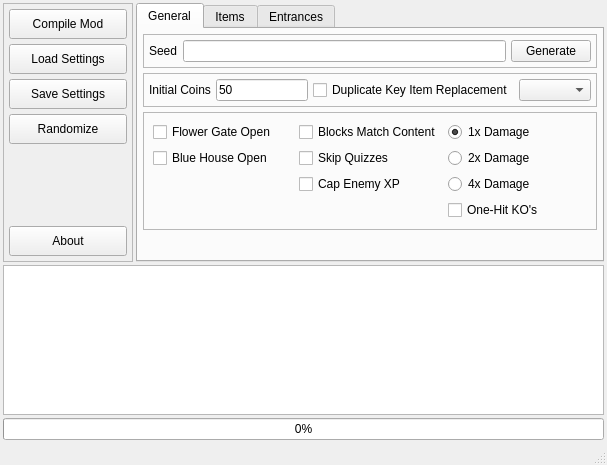
<?xml version="1.0" encoding="UTF-8"?>
<ui version="4.0">
 <class>MainWindow</class>
 <widget class="QMainWindow" name="MainWindow">
  <property name="geometry">
   <rect>
    <x>0</x>
    <y>0</y>
    <width>607</width>
    <height>465</height>
   </rect>
  </property>
  <property name="sizePolicy">
   <sizepolicy hsizetype="Maximum" vsizetype="Maximum">
    <horstretch>0</horstretch>
    <verstretch>0</verstretch>
   </sizepolicy>
  </property>
  <property name="windowTitle">
   <string>MainWindow</string>
  </property>
  <widget class="QWidget" name="centralwidget">
   <layout class="QFormLayout" name="formLayout">
    <property name="horizontalSpacing">
     <number>3</number>
    </property>
    <property name="verticalSpacing">
     <number>3</number>
    </property>
    <property name="leftMargin">
     <number>3</number>
    </property>
    <property name="topMargin">
     <number>3</number>
    </property>
    <property name="rightMargin">
     <number>3</number>
    </property>
    <property name="bottomMargin">
     <number>3</number>
    </property>
    <item row="0" column="0">
     <widget class="QFrame" name="frame_dev">
      <property name="minimumSize">
       <size>
        <width>130</width>
        <height>0</height>
       </size>
      </property>
      <property name="frameShape">
       <enum>QFrame::StyledPanel</enum>
      </property>
      <property name="frameShadow">
       <enum>QFrame::Raised</enum>
      </property>
      <layout class="QVBoxLayout" name="verticalLayout">
       <property name="spacing">
        <number>5</number>
       </property>
       <property name="leftMargin">
        <number>5</number>
       </property>
       <property name="topMargin">
        <number>5</number>
       </property>
       <property name="rightMargin">
        <number>5</number>
       </property>
       <property name="bottomMargin">
        <number>5</number>
       </property>
       <item>
        <widget class="QPushButton" name="button_compile">
         <property name="minimumSize">
          <size>
           <width>0</width>
           <height>30</height>
          </size>
         </property>
         <property name="layoutDirection">
          <enum>Qt::RightToLeft</enum>
         </property>
         <property name="text">
          <string>Compile Mod</string>
         </property>
        </widget>
       </item>
       <item>
        <widget class="QPushButton" name="button_load_settings">
         <property name="minimumSize">
          <size>
           <width>0</width>
           <height>30</height>
          </size>
         </property>
         <property name="layoutDirection">
          <enum>Qt::RightToLeft</enum>
         </property>
         <property name="text">
          <string>Load Settings</string>
         </property>
        </widget>
       </item>
       <item>
        <widget class="QPushButton" name="button_save_settings">
         <property name="minimumSize">
          <size>
           <width>0</width>
           <height>30</height>
          </size>
         </property>
         <property name="layoutDirection">
          <enum>Qt::RightToLeft</enum>
         </property>
         <property name="text">
          <string>Save Settings</string>
         </property>
        </widget>
       </item>
       <item>
        <widget class="QPushButton" name="button_randomize">
         <property name="sizePolicy">
          <sizepolicy hsizetype="Minimum" vsizetype="Fixed">
           <horstretch>0</horstretch>
           <verstretch>0</verstretch>
          </sizepolicy>
         </property>
         <property name="minimumSize">
          <size>
           <width>0</width>
           <height>30</height>
          </size>
         </property>
         <property name="layoutDirection">
          <enum>Qt::RightToLeft</enum>
         </property>
         <property name="text">
          <string>Randomize</string>
         </property>
        </widget>
       </item>
       <item>
        <spacer name="verticalSpacer">
         <property name="orientation">
          <enum>Qt::Vertical</enum>
         </property>
         <property name="sizeHint" stdset="0">
          <size>
           <width>20</width>
           <height>176</height>
          </size>
         </property>
        </spacer>
       </item>
       <item>
        <widget class="QPushButton" name="button_about">
         <property name="minimumSize">
          <size>
           <width>0</width>
           <height>30</height>
          </size>
         </property>
         <property name="layoutDirection">
          <enum>Qt::RightToLeft</enum>
         </property>
         <property name="text">
          <string>About</string>
         </property>
        </widget>
       </item>
      </layout>
     </widget>
    </item>
    <item row="0" column="1">
     <widget class="QTabWidget" name="tabwidget">
      <property name="currentIndex">
       <number>0</number>
      </property>
      <widget class="QWidget" name="tab_general">
       <attribute name="title">
        <string>General</string>
       </attribute>
       <layout class="QVBoxLayout" name="verticalLayout_3">
        <property name="spacing">
         <number>5</number>
        </property>
        <property name="leftMargin">
         <number>5</number>
        </property>
        <property name="topMargin">
         <number>5</number>
        </property>
        <property name="rightMargin">
         <number>5</number>
        </property>
        <property name="bottomMargin">
         <number>5</number>
        </property>
        <item>
         <widget class="QFrame" name="frame_4">
          <property name="frameShape">
           <enum>QFrame::StyledPanel</enum>
          </property>
          <property name="frameShadow">
           <enum>QFrame::Raised</enum>
          </property>
          <layout class="QHBoxLayout" name="horizontalLayout_6">
           <property name="spacing">
            <number>5</number>
           </property>
           <property name="leftMargin">
            <number>5</number>
           </property>
           <property name="topMargin">
            <number>5</number>
           </property>
           <property name="rightMargin">
            <number>5</number>
           </property>
           <property name="bottomMargin">
            <number>5</number>
           </property>
           <item>
            <widget class="QLabel" name="label_5">
             <property name="text">
              <string>Seed</string>
             </property>
            </widget>
           </item>
           <item>
            <widget class="QLineEdit" name="edit_seed"/>
           </item>
           <item>
            <widget class="QPushButton" name="button_generate">
             <property name="text">
              <string>Generate</string>
             </property>
            </widget>
           </item>
          </layout>
         </widget>
        </item>
        <item>
         <widget class="QFrame" name="frame_2">
          <property name="frameShape">
           <enum>QFrame::StyledPanel</enum>
          </property>
          <property name="frameShadow">
           <enum>QFrame::Raised</enum>
          </property>
          <layout class="QHBoxLayout" name="horizontalLayout_5">
           <property name="spacing">
            <number>5</number>
           </property>
           <property name="leftMargin">
            <number>5</number>
           </property>
           <property name="topMargin">
            <number>5</number>
           </property>
           <property name="rightMargin">
            <number>5</number>
           </property>
           <property name="bottomMargin">
            <number>5</number>
           </property>
           <item>
            <widget class="QLabel" name="label_4">
             <property name="toolTip">
              <string>The number of coins to start the game with</string>
             </property>
             <property name="text">
              <string>Initial Coins</string>
             </property>
            </widget>
           </item>
           <item>
            <widget class="QLineEdit" name="edit_coins">
             <property name="toolTip">
              <string>The number of coins to start the game with</string>
             </property>
             <property name="toolTipDuration">
              <number>1</number>
             </property>
             <property name="text">
              <string>50</string>
             </property>
            </widget>
           </item>
           <item>
            <widget class="QCheckBox" name="chk_replace_keys">
             <property name="sizePolicy">
              <sizepolicy hsizetype="Maximum" vsizetype="Fixed">
               <horstretch>0</horstretch>
               <verstretch>0</verstretch>
              </sizepolicy>
             </property>
             <property name="toolTip">
              <string>Whether to replace duplicate key items</string>
             </property>
             <property name="text">
              <string>Duplicate Key Item Replacement</string>
             </property>
            </widget>
           </item>
           <item>
            <widget class="QComboBox" name="combo_replace">
             <property name="toolTip">
              <string>Which item shall replace duplicate key items</string>
             </property>
            </widget>
           </item>
          </layout>
         </widget>
        </item>
        <item>
         <widget class="QFrame" name="frame_3">
          <property name="frameShape">
           <enum>QFrame::StyledPanel</enum>
          </property>
          <property name="frameShadow">
           <enum>QFrame::Raised</enum>
          </property>
          <layout class="QGridLayout" name="gridLayout">
           <item row="1" column="2">
            <widget class="QRadioButton" name="radio_damage_2">
             <property name="toolTip">
              <string>Double Damage</string>
             </property>
             <property name="text">
              <string>2x Damage</string>
             </property>
            </widget>
           </item>
           <item row="2" column="2">
            <widget class="QRadioButton" name="radio_damage_4">
             <property name="toolTip">
              <string>Quadruple Damage</string>
             </property>
             <property name="text">
              <string>4x Damage</string>
             </property>
            </widget>
           </item>
           <item row="0" column="2">
            <widget class="QRadioButton" name="radio_damage_1">
             <property name="toolTip">
              <string>Normal damage</string>
             </property>
             <property name="text">
              <string>1x Damage</string>
             </property>
             <property name="checked">
              <bool>true</bool>
             </property>
            </widget>
           </item>
           <item row="0" column="0">
            <widget class="QCheckBox" name="chk_flower_gate">
             <property name="toolTip">
              <string>Whether the flower gate in Toad Town is open</string>
             </property>
             <property name="text">
              <string>Flower Gate Open</string>
             </property>
            </widget>
           </item>
           <item row="0" column="1">
            <widget class="QCheckBox" name="chk_blocks_content">
             <property name="toolTip">
              <string>Enabling makes blocks match their content. E.g.: Badges will be in red blocks even if the original one is yellow.</string>
             </property>
             <property name="text">
              <string>Blocks Match Content</string>
             </property>
            </widget>
           </item>
           <item row="1" column="0">
            <widget class="QCheckBox" name="chk_blue_house">
             <property name="toolTip">
              <string>Whether the blue house in Toad Town is open</string>
             </property>
             <property name="text">
              <string>Blue House Open</string>
             </property>
            </widget>
           </item>
           <item row="1" column="1">
            <widget class="QCheckBox" name="chk_skip_quiz">
             <property name="toolTip">
              <string>Whether to skip quizzes</string>
             </property>
             <property name="text">
              <string>Skip Quizzes</string>
             </property>
            </widget>
           </item>
           <item row="2" column="1">
            <widget class="QCheckBox" name="chk_cap_xp">
             <property name="text">
              <string>Cap Enemy XP</string>
             </property>
            </widget>
           </item>
           <item row="4" column="2">
            <widget class="QCheckBox" name="chk_ohko">
             <property name="toolTip">
              <string>When you miss any block, you're insta-dead</string>
             </property>
             <property name="text">
              <string>One-Hit KO's</string>
             </property>
            </widget>
           </item>
          </layout>
         </widget>
        </item>
        <item>
         <spacer name="verticalSpacer_2">
          <property name="orientation">
           <enum>Qt::Vertical</enum>
          </property>
          <property name="sizeHint" stdset="0">
           <size>
            <width>20</width>
            <height>40</height>
           </size>
          </property>
         </spacer>
        </item>
       </layout>
      </widget>
      <widget class="QWidget" name="tab_items">
       <attribute name="title">
        <string>Items</string>
       </attribute>
       <layout class="QVBoxLayout" name="verticalLayout_2">
        <property name="spacing">
         <number>5</number>
        </property>
        <property name="leftMargin">
         <number>5</number>
        </property>
        <property name="topMargin">
         <number>5</number>
        </property>
        <property name="rightMargin">
         <number>5</number>
        </property>
        <property name="bottomMargin">
         <number>5</number>
        </property>
        <item>
         <widget class="QFrame" name="frame">
          <property name="frameShape">
           <enum>QFrame::StyledPanel</enum>
          </property>
          <property name="frameShadow">
           <enum>QFrame::Raised</enum>
          </property>
          <layout class="QHBoxLayout" name="horizontalLayout">
           <property name="spacing">
            <number>5</number>
           </property>
           <property name="leftMargin">
            <number>5</number>
           </property>
           <property name="topMargin">
            <number>5</number>
           </property>
           <property name="rightMargin">
            <number>5</number>
           </property>
           <property name="bottomMargin">
            <number>5</number>
           </property>
           <item>
            <widget class="QCheckBox" name="chk_shuffle_items">
             <property name="toolTip">
              <string>Randomly place items while ensuring progression is still possible</string>
             </property>
             <property name="text">
              <string>Shuffle Items</string>
             </property>
            </widget>
           </item>
           <item>
            <widget class="QCheckBox" name="chk_include_shops">
             <property name="toolTip">
              <string>Include shops in the list of potential places items can be shuffled</string>
             </property>
             <property name="text">
              <string>Include Shops</string>
             </property>
            </widget>
           </item>
           <item>
            <widget class="QCheckBox" name="chk_include_coins">
             <property name="toolTip">
              <string>Include coins in the list of potential places items can be shuffled</string>
             </property>
             <property name="text">
              <string>Include Coins</string>
             </property>
            </widget>
           </item>
           <item>
            <spacer name="horizontalSpacer">
             <property name="orientation">
              <enum>Qt::Horizontal</enum>
             </property>
             <property name="sizeHint" stdset="0">
              <size>
               <width>40</width>
               <height>20</height>
              </size>
             </property>
            </spacer>
           </item>
          </layout>
         </widget>
        </item>
        <item>
         <spacer name="verticalSpacer_3">
          <property name="orientation">
           <enum>Qt::Vertical</enum>
          </property>
          <property name="sizeHint" stdset="0">
           <size>
            <width>20</width>
            <height>40</height>
           </size>
          </property>
         </spacer>
        </item>
       </layout>
      </widget>
      <widget class="QWidget" name="tab_entrances">
       <attribute name="title">
        <string>Entrances</string>
       </attribute>
       <layout class="QVBoxLayout" name="verticalLayout_4">
        <property name="spacing">
         <number>5</number>
        </property>
        <property name="leftMargin">
         <number>5</number>
        </property>
        <property name="topMargin">
         <number>5</number>
        </property>
        <property name="rightMargin">
         <number>5</number>
        </property>
        <property name="bottomMargin">
         <number>5</number>
        </property>
        <item>
         <widget class="QFrame" name="frame_6">
          <property name="frameShape">
           <enum>QFrame::StyledPanel</enum>
          </property>
          <property name="frameShadow">
           <enum>QFrame::Raised</enum>
          </property>
          <layout class="QHBoxLayout" name="horizontalLayout_3">
           <property name="spacing">
            <number>5</number>
           </property>
           <property name="leftMargin">
            <number>5</number>
           </property>
           <property name="topMargin">
            <number>5</number>
           </property>
           <property name="rightMargin">
            <number>5</number>
           </property>
           <property name="bottomMargin">
            <number>5</number>
           </property>
           <item>
            <widget class="QCheckBox" name="chk_shuffle_entrances">
             <property name="toolTip">
              <string>Randomly alter the way maps link up to each other</string>
             </property>
             <property name="text">
              <string>Shuffle Entrances</string>
             </property>
            </widget>
           </item>
           <item>
            <widget class="QRadioButton" name="radio_by_area">
             <property name="toolTip">
              <string>Shuffle entrances by area. E.g.: Toad Town will still be normal, but all exits go somewhere else.</string>
             </property>
             <property name="text">
              <string>Areas</string>
             </property>
            </widget>
           </item>
           <item>
            <widget class="QRadioButton" name="radio_by_all">
             <property name="toolTip">
              <string>Shuffle all entrances</string>
             </property>
             <property name="text">
              <string>All Entrances</string>
             </property>
            </widget>
           </item>
           <item>
            <widget class="QCheckBox" name="chk_match_types">
             <property name="toolTip">
              <string>Entrances only go to entrances of the same type (pipes, doors, ground, etc)</string>
             </property>
             <property name="text">
              <string>Match Entrance Types</string>
             </property>
            </widget>
           </item>
           <item>
            <spacer name="horizontalSpacer_2">
             <property name="orientation">
              <enum>Qt::Horizontal</enum>
             </property>
             <property name="sizeHint" stdset="0">
              <size>
               <width>40</width>
               <height>20</height>
              </size>
             </property>
            </spacer>
           </item>
          </layout>
         </widget>
        </item>
        <item>
         <spacer name="verticalSpacer_4">
          <property name="orientation">
           <enum>Qt::Vertical</enum>
          </property>
          <property name="sizeHint" stdset="0">
           <size>
            <width>20</width>
            <height>40</height>
           </size>
          </property>
         </spacer>
        </item>
       </layout>
      </widget>
     </widget>
    </item>
    <item row="1" column="0" colspan="2">
     <widget class="QTextEdit" name="log">
      <property name="minimumSize">
       <size>
        <width>0</width>
        <height>150</height>
       </size>
      </property>
      <property name="horizontalScrollBarPolicy">
       <enum>Qt::ScrollBarAlwaysOff</enum>
      </property>
      <property name="lineWrapMode">
       <enum>QTextEdit::NoWrap</enum>
      </property>
      <property name="lineWrapColumnOrWidth">
       <number>500</number>
      </property>
      <property name="readOnly">
       <bool>true</bool>
      </property>
     </widget>
    </item>
    <item row="2" column="0" colspan="2">
     <widget class="QProgressBar" name="progress_bar">
      <property name="value">
       <number>0</number>
      </property>
     </widget>
    </item>
   </layout>
  </widget>
  <widget class="QMenuBar" name="menubar">
   <property name="geometry">
    <rect>
     <x>0</x>
     <y>0</y>
     <width>607</width>
     <height>21</height>
    </rect>
   </property>
  </widget>
  <widget class="QStatusBar" name="statusbar"/>
 </widget>
 <resources/>
 <connections/>
</ui>
